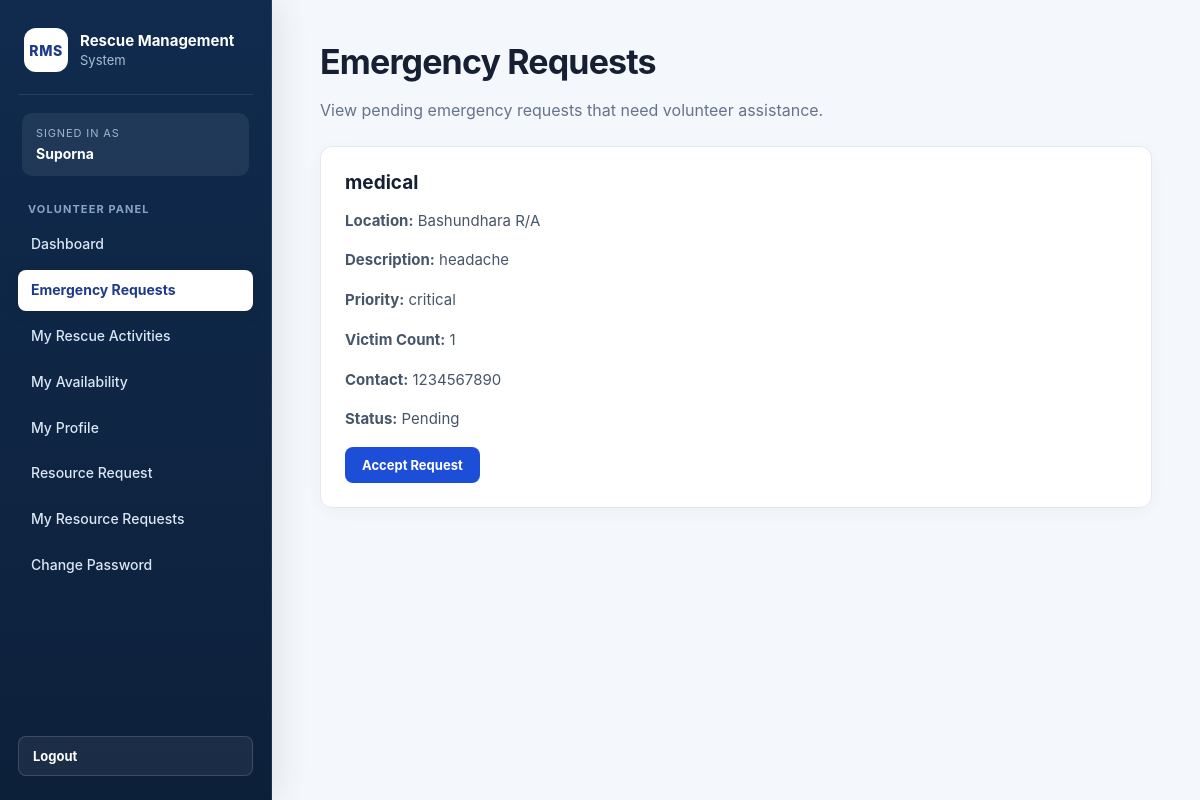
The page /index.php?page=volunteer-emergency-requests (signed in) on the database as committed earlier.
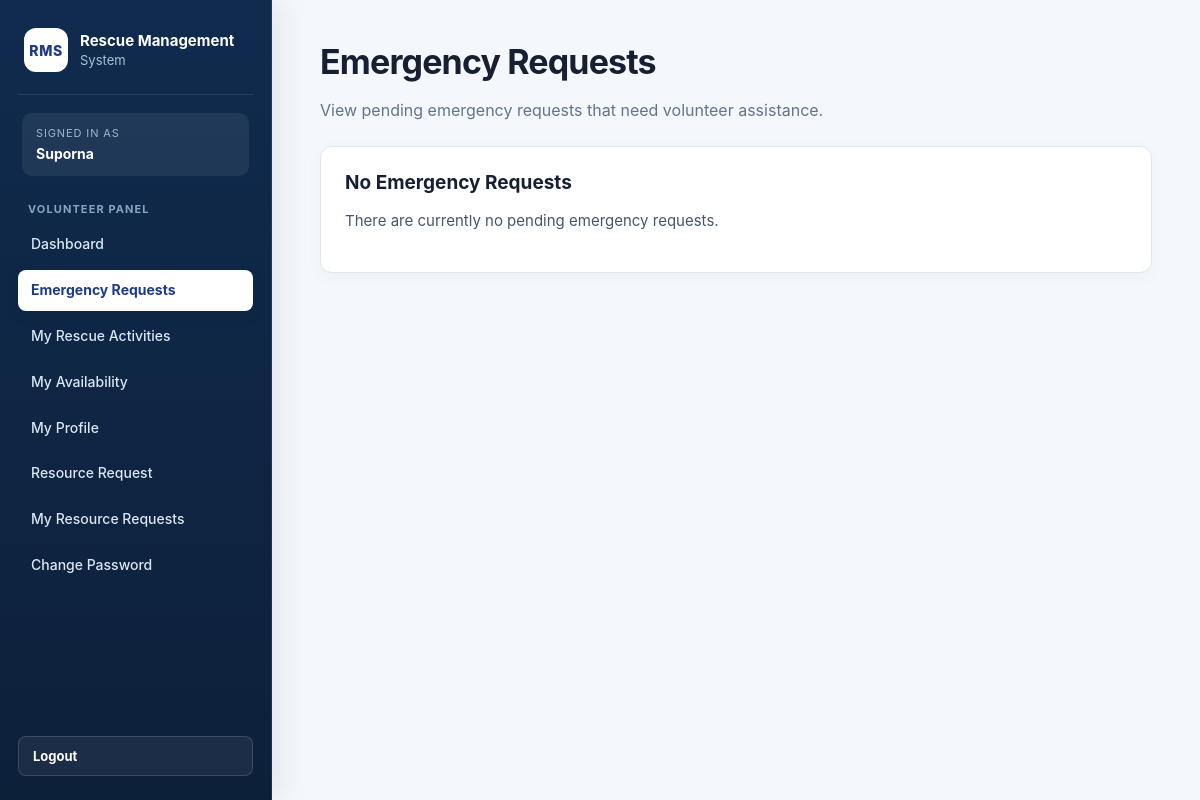
The same page on the database as committed later.
### tables this page shows
CREATE TABLE `emergency_requests` (
  `id` int(11) NOT NULL,
  `help_seeker_id` int(11) NOT NULL,
  `emergency_type` varchar(50) NOT NULL,
  `location` varchar(255) NOT NULL,
  `description` text NOT NULL,
  `priority` enum('low','medium','high','critical') NOT NULL DEFAULT 'medium',
  `victim_type` enum('self','other') NOT NULL DEFAULT 'self',
  `victim_information` text DEFAULT NULL,
  `victim_count` int(11) NOT NULL DEFAULT 1,
  `contact_information` varchar(150) NOT NULL,
  `status` enum('pending','assigned','ongoing','completed','cancelled') NOT NULL DEFAULT 'pending',
  `created_at` timestamp NOT NULL DEFAULT current_timestamp(),
  `updated_at` timestamp NOT NULL DEFAULT current_timestamp() ON UPDATE current_timestamp(),
  `volunteer_id` int(11) DEFAULT NULL,
  `accepted_at` datetime DEFAULT NULL
);

### models/VolunteerModel.php (called while the page is built, shortened)
<?php
function getVolunteerEmergencyRequests($conn)
{
    $sql = "SELECT *
            FROM emergency_requests
            WHERE status = 'pending'
            ORDER BY id DESC";
    $result = mysqli_query($conn, $sql);
    $requests = [];
    while ($row = mysqli_fetch_assoc($result)) {
        $requests[] = $row;
    }
    return $requests;
}

### views/volunteer/emergency_requests.php (the view, shortened to what this page needs)
<?php
require_once
    "views/partials/header.php";
require_once
    "views/partials/sidebar.php";
require_once
    "models/VolunteerModel.php";
$requests =
    getVolunteerEmergencyRequests(
        $conn
    );
?>
<div class="content">
    <h1>
        Emergency Requests
    </h1>
    <p>
        View pending emergency requests that need volunteer assistance.
    </p>
    <?php if (empty($requests)): ?>
        <div class="card">
            <h3>
                No Emergency Requests
            </h3>
            <p>
                There are currently no pending emergency requests.
            </p>
        </div>
    <?php else: ?>
        <?php foreach ($requests as $request): ?>
            <div class="card">
                <h3>
                    <?=
                        htmlspecialchars(
                            $request['emergency_type']
                            ?? '',
                            ENT_QUOTES,
                            'UTF-8'
                        );
                    ?>
                </h3>
                <p>
                    <strong>Location:</strong>
                    <?=
                        htmlspecialchars(
                            $request['location']
                            ?? '',
                            ENT_QUOTES,
                            'UTF-8'
                        );
                    ?>
                </p>
                <p>
                    <strong>Description:</strong>
                    <?=
                        htmlspecialchars(
                            $request['description']
                            ?? '',
                            ENT_QUOTES,
                            'UTF-8'
                        );
                    ?>
                </p>
                <p>
                    <strong>Priority:</strong>
                    <?=
                        htmlspecialchars(
                            $request['priority']
                            ?? '',
                            ENT_QUOTES,
                            'UTF-8'
                        );
                    ?>
                </p>
                <p>
                    <strong>Victim Count:</strong>
                    <?= (int)(
                        $request['victim_count']
                        ?? 0
                    ); ?>
                </p>
                <p>
                    <strong>Contact:</strong>
                    <?=
                        htmlspecialchars(
                            $request['contact_information']
                            ?? '',
                            ENT_QUOTES,
                            'UTF-8'
                        );
                    ?>
                </p>
                <p>
                    <strong>Status:</strong>
                    <?=
                        htmlspecialchars(
                            ucfirst(
                                $request['status']
                                ?? ''
                            ),
                            ENT_QUOTES,
                            'UTF-8'
                        );
                    ?>
                </p>
                <?php
                if (
                    (
                        $request['status']
                        ?? ''
                    ) === 'pending'
                ):
                ?>
                    <form
                        method="POST"
                        action="index.php?page=volunteer-accept-request"
                    >
                        <button type="submit">
                            Accept Request
                        </button>
                    </form>
                <?php endif; ?>
            </div>
        <?php endforeach; ?>
    <?php endif; ?>
</div>
<?php
require_once
    "views/partials/footer.php";
?>

Rows that differ between the two databases and show on the page:
no longer on this page (row edited): emergency_requests: emergency_type "medical", location "Bashundhara R/A", description "headache", priority "critical", victim_count "1", contact_information "1234567890", status "Pending"
Other text that changed with them:
text now shown: "No Emergency Requests There are currently no pending emergency requests."
